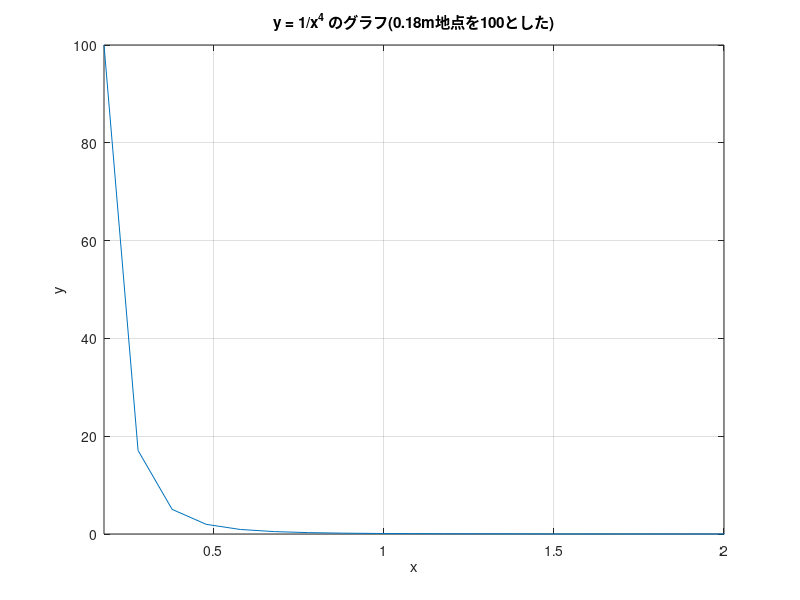

Write MATLAB code to recreate this figure.
figure;
x = 0.18:0.1:3; % xの範囲を-10から10まで1の間隔で定義
y = 1 ./ (x.^4) * 0.18^4 * 100;         % y = x の関係を使用
plot(x, y);    % グラフを描画
grid on;       % グリッドを表示
xlabel('x');   % x軸のラベル
ylabel('y');   % y軸のラベル
xlim([0.18, 2]);
title('y = 1/x^4 のグラフ(0.18m地点を100とした)'); % グラフのタイトル
